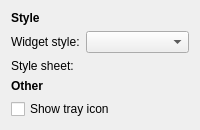
     <widget class="QWidget" name="appearancePage">
      <layout class="QVBoxLayout" name="appearanceLayout" stretch="0,0,0,0,1">
       <item>
        <widget class="QLabel" name="appearranceStyleHader">
         <property name="font">
          <font>
           <weight>75</weight>
           <bold>true</bold>
          </font>
         </property>
         <property name="text">
          <string>Style</string>
         </property>
        </widget>
       </item>
       <item>
        <layout class="QFormLayout" name="appearranceStyleLayout">
         <item row="0" column="0">
          <widget class="QLabel" name="appearranceWidgetStyleLabel">
           <property name="text">
            <string>Widget style:</string>
           </property>
           <property name="buddy">
            <cstring>appearranceWidgetStyleComboBox</cstring>
           </property>
          </widget>
         </item>
         <item row="1" column="0">
          <widget class="QLabel" name="appearranceStyleSheetLabel">
           <property name="text">
            <string>Style sheet:</string>
           </property>
           <property name="buddy">
            <cstring>appearranceStyleSheetFilePathWidget</cstring>
           </property>
          </widget>
         </item>
         <item row="1" column="1">
          <widget class="Otter::FilePathWidget" name="appearranceStyleSheetFilePathWidget" native="true"/>
         </item>
         <item row="0" column="1">
          <widget class="QComboBox" name="appearranceWidgetStyleComboBox"/>
         </item>
        </layout>
       </item>
       <item>
        <widget class="QLabel" name="appearranceOtherHeader">
         <property name="font">
          <font>
           <weight>75</weight>
           <bold>true</bold>
          </font>
         </property>
         <property name="text">
          <string>Other</string>
         </property>
        </widget>
       </item>
       <item>
        <layout class="QVBoxLayout" name="otherGeneralVerticalLayout">
         <item>
          <widget class="QCheckBox" name="enableTrayIconCheckBox">
           <property name="text">
            <string>Show tray icon</string>
           </property>
          </widget>
         </item>
        </layout>
       </item>
       <item>
        <spacer name="appearranceVerticalSpacer">
         <property name="orientation">
          <enum>Qt::Vertical</enum>
         </property>
         <property name="sizeHint" stdset="0">
          <size>
           <width>0</width>
           <height>0</height>
          </size>
         </property>
        </spacer>
       </item>
      </layout>
     </widget>
